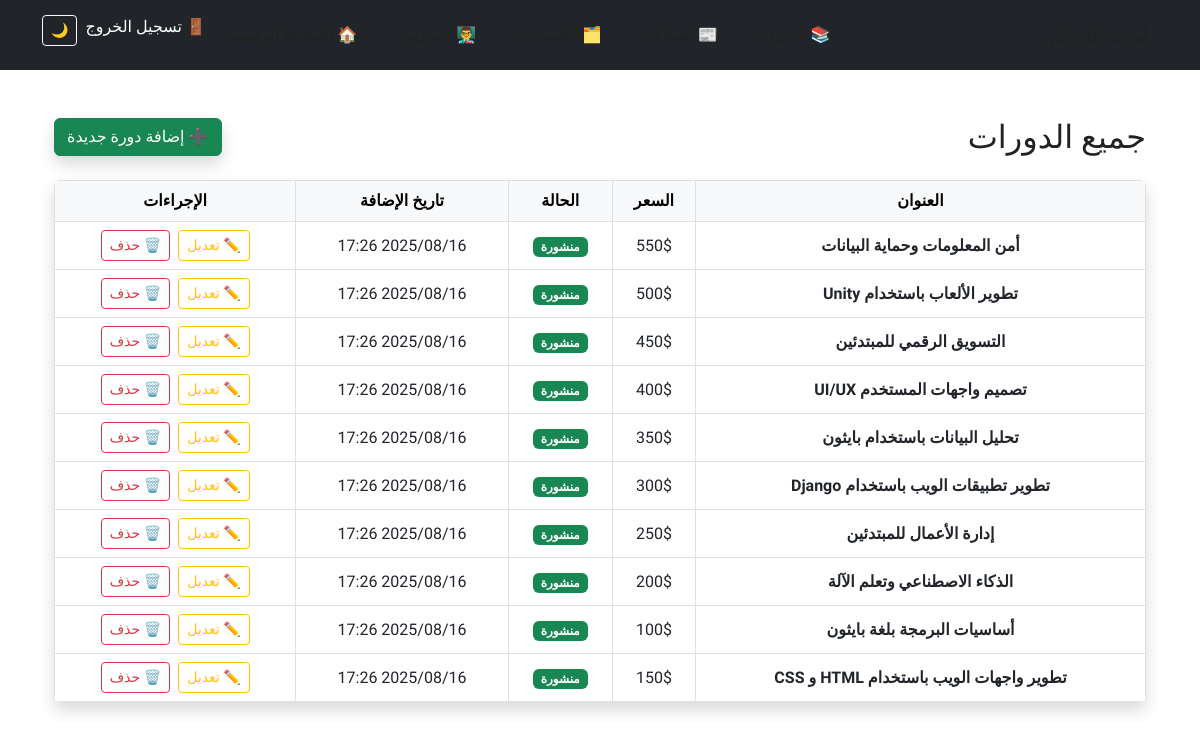
Page /ar/dashboard/courses/ (signed in) on the committed database.
### courses/models.py (models this page shows, shortened)
class Course(models.Model):
    title = models.CharField(max_length=200, verbose_name=_("عنوان الدورة"))
    description = models.TextField(verbose_name=_("وصف الدورة"))
    is_published = models.BooleanField(default=True, verbose_name=_("نشر الدورة"))
    price = models.DecimalField(max_digits=6, decimal_places=0, verbose_name=_("السعر"))
    old_price = models.DecimalField(max_digits=6, decimal_places=0, default=0, blank=True, verbose_name=_("السعر القديم"))
    created_at = models.DateTimeField(auto_now_add=True, verbose_name=_("تاريخ الإنشاء"))
    image = models.ImageField(upload_to='course_images/', null=True, blank=True, verbose_name=_("صورة الدورة"))
    duration = models.CharField(max_length=100, blank=True, null=True, verbose_name=_("مدة الدورة"))
    level = models.CharField(max_length=100, blank=True, null=True, verbose_name=_("مستوى الدورة"))
    prerequisites = models.TextField(blank=True, null=True, verbose_name=_("متطلبات الدورة"))
    students = models.ManyToManyField(User, related_name="courses", blank=True, verbose_name=_("الطلاب المشتركين"))
    instructor = models.ForeignKey(Instructor, on_delete=models.SET_NULL, null=True, blank=True, verbose_name=_("مدرب الدورة"))
    category = models.ForeignKey(Category, on_delete=models.CASCADE, related_name='courses', null=True, blank=True, verbose_name=_("فئة الدورة"))
    class Meta:
        verbose_name = _("دورة")
        verbose_name_plural = _("الدورات")
        ordering = ['-created_at']

### dashboard/views.py (the view)
# urls.py: path('courses/', views.course_list, name='course_list'),
@user_passes_test(is_admin)
def course_list(request):
    courses = Course.objects.all()
    return render(request, 'dashboard/course/course_list.html', {'courses': courses})

### dashboard/views.py (called while the page is built)
def is_admin(user):
    return user.is_authenticated and user.is_staff

### dashboard/templates/dashboard/course/course_list.html (shortened to what this page needs)
{% extends "dashboard/base.html" %}
{% load i18n static %}
{% block content %}
<div class="container mt-5">
    <div class="d-flex justify-content-between align-items-center mb-4">
        <h2 class="mb-0">{% trans "جميع الدورات" %}</h2>
        <a href="{% url 'dashboard:add_course' %}" class="btn btn-success shadow">
            ➕ {% trans "إضافة دورة جديدة" %}
        </a>
    </div>
    <div class="table-responsive shadow rounded">
        <table class="table table-bordered table-hover text-center align-middle mb-0">
            <thead class="table-light">
                <tr>
                    <th>{% trans "العنوان" %}</th>
                    <th>{% trans "السعر" %}</th>
                    <th>{% trans "الحالة" %}</th>
                    <th>{% trans "تاريخ الإضافة" %}</th>
                    <th>{% trans "الإجراءات" %}</th>
                </tr>
            </thead>
            <tbody>
                {% for course in courses %}
                <tr>
                    <td class="fw-bold">{{ course.title }}</td>
                    <td>{{ course.price }}$</td>
                    <td>
                        {% if course.is_published %}
                            <span class="badge bg-success">{% trans "منشورة" %}</span>
                        {% else %}
                            <span class="badge bg-secondary">{% trans "غير منشورة" %}</span>
                        {% endif %}
                    </td>
                    <td>{{ course.created_at|date:"Y/m/d H:i" }}</td>
                    <td>
                        <a href="{% url 'dashboard:edit_course' course.id %}" class="btn btn-sm btn-outline-warning me-1">
                            ✏️ {% trans "تعديل" %}
                        </a>
                        <a href="{% url 'dashboard:delete_course' course.id %}" class="btn btn-sm btn-outline-danger"
                           onclick="return confirm('{% trans "هل أنت متأكد من حذف هذه الدورة؟" %}');">
                            🗑️ {% trans "حذف" %}
                        </a>
                    </td>
                </tr>
                {% empty %}
                <tr>
                    <td colspan="5" class="text-muted">{% trans "لا توجد دورات حالياً." %}</td>
                </tr>
                {% endfor %}
            </tbody>
        </table>
    </div>
</div>
{% endblock %}

### rows in the picture
Course: title "أمن المعلومات وحماية البيانات", price "550", created_at "2025/08/16 17:26"
Course: title "تطوير الألعاب باستخدام Unity", price "500", created_at "2025/08/16 17:26"
Course: title "التسويق الرقمي للمبتدئين", price "450", created_at "2025/08/16 17:26"
Course: title "تصميم واجهات المستخدم UI/UX", price "400", created_at "2025/08/16 17:26"
Course: title "تحليل البيانات باستخدام بايثون", price "350", created_at "2025/08/16 17:26"
Course: title "تطوير تطبيقات الويب باستخدام Django", price "300", created_at "2025/08/16 17:26"
Course: title "إدارة الأعمال للمبتدئين", price "250", created_at "2025/08/16 17:26"
Course: title "الذكاء الاصطناعي وتعلم الآلة", price "200", created_at "2025/08/16 17:26"
Course: title "أساسيات البرمجة بلغة بايثون", price "100", created_at "2025/08/16 17:26"
Course: title "تطوير واجهات الويب باستخدام HTML و CSS", price "150", created_at "2025/08/16 17:26"
